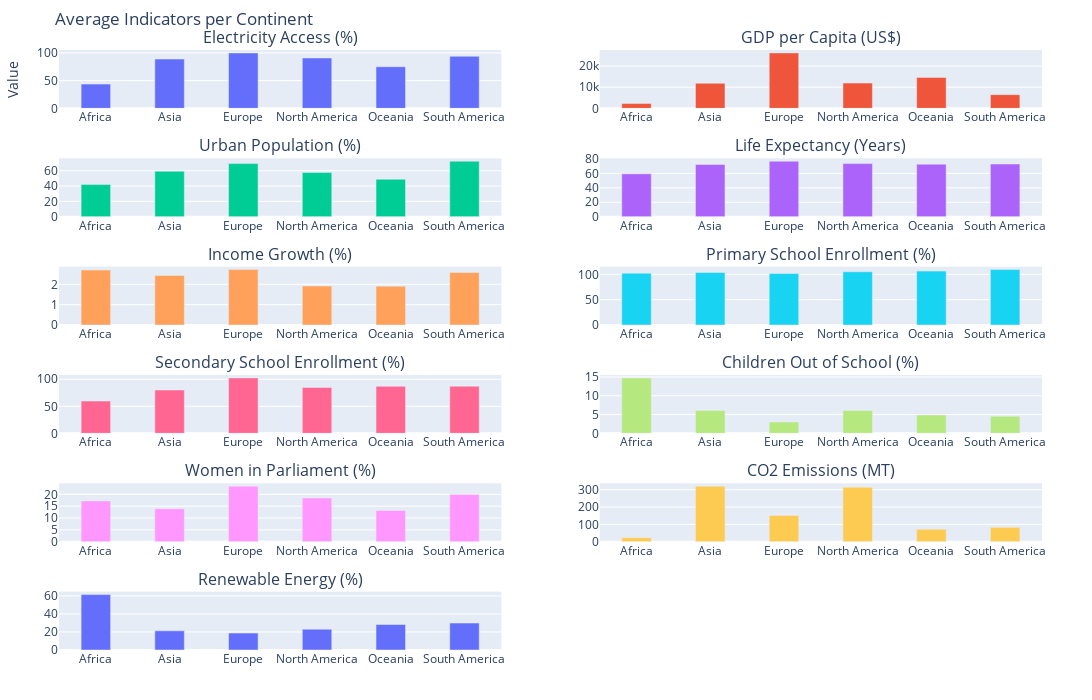

The notebook cell this image was saved under:
### Markdown cell above
#### **Observations**

**Regional Differences:** There are clear regional variations in the average values of the development indicators. Some continents consistently score higher or lower than others across multiple indicators.

**Trends:** Some indicators show increasing or decreasing trends across continents. For example, electricity access, primary school enrollment, and secondary school enrollment tend to increase from Africa to North America.

**Outliers:** There are a few outliers, where a continent's value for a particular indicator is significantly different from the general trend.

#### **Specific Observations:**

**Electricity Access:** North America and Europe have the highest average electricity access, while Africa has the lowest.

**Urban Population:** North America has the highest average urban population, followed by Europe and Asia. Africa has the lowest.

**Income Growth:** Asia and North America have the highest average income growth, while Africa has the lowest.

**Education:** Primary and secondary school enrollment are generally higher in North America, Europe, and Oceania compared to Africa and Asia.

**Children Out of School:** Africa has the highest average percentage of children out of school, while North America and Europe have the lowest.

**Women in Parliament:** Oceania has the highest average percentage of women in parliament, followed by Europe and North America. Africa has the lowest.

**Renewable Energy:** Europe has the highest average renewable energy use, followed by North America and Oceania. Africa has the lowest.

### Code cell
indicators = {
    "Electricity Access (%)": "Electricity Access (%)",
    "GDP per Capita (US$)": "GDP per Capita (US$)",
    "Urban Population (%)": "Urban Population (%)",
    "Life Expectancy (Years)": "Life Expectancy (Years)",
    "Income Growth (%)": "Income Growth (%)",
    "Primary School Enrollment (%)": "Primary School Enrollment (%)",
    "Secondary School Enrollment (%)": "Secondary School Enrollment (%)",
    "Children Out of School (%)": "Children Out of School (%)",
    "Women in Parliament (%)": "Women in Parliament (%)",
    "CO2 Emissions (MT)": "CO2 Emissions (MT)",
    "Renewable Energy (%)": "Renewable Energy (%)"
}
# Calculate number of rows needed (2 per row)
num_indicators = len(indicators)
num_rows = (num_indicators + 1) // 2  # Use ceiling division to get rows

# Create subplots with 2 columns
fig = make_subplots(rows=num_rows, cols=2, subplot_titles=list(indicators.keys()))

# Add a trace for each indicator with expanded square bars
for i, indicator in enumerate(indicators.keys()):
    grouped_df = filtered_original_df.groupby("Continent")[indicator].mean().reset_index()
    
    # Add bar plot for each indicator
    fig.add_trace(go.Bar(
        x=grouped_df["Continent"],
        y=grouped_df[indicator],
        name=indicator,
        width=0.4  # Increase the width of the bars
    ), row=(i // 2) + 1, col=(i % 2) + 1)

# Update layout for the chart
fig.update_layout(
    title="Average Indicators per Continent",
    yaxis_title="Value",
    showlegend=False,  # Hide legend since it's clear from titles
    height=700,  # Increase height for better spacing
    width=1200,  # Increase width for better spacing
    margin=dict(l=50, r=50, t=50, b=50),  # Adjust margins for more space
)

# Adjust spacing between subplots
fig.update_layout(yaxis=dict(title='Value', automargin=True))

# Show the plot
fig.show()

### Figure 1 — Plotly figure (JSON) as saved in the notebook; plotly's stock layout.template omitted (floating-point values rounded to 4 significant figures)
{"data": [{"name": "Electricity Access (%)", "type": "bar", "width": 0.4, "x": ["Africa", "Asia", "Europe", "North America", "Oceania", "South America"], "xaxis": "x", "y": [43.73, 88.9, 99.97, 90.86, 75.03, 93.87], "yaxis": "y"}, {"name": "GDP per Capita (US$)", "type": "bar", "width": 0.4, "x": ["Africa", "Asia", "Europe", "North America", "Oceania", "South America"], "xaxis": "x2", "y": [2270.0, 11850.0, 26220.0, 11940.0, 14650.0, 6472.0], "yaxis": "y2"}, {"name": "Urban Population (%)", "type": "bar", "width": 0.4, "x": ["Africa", "Asia", "Europe", "North America", "Oceania", "South America"], "xaxis": "x3", "y": [41.92, 59.38, 69.35, 57.67, 48.89, 72.4], "yaxis": "y3"}, {"name": "Life Expectancy (Years)", "type": "bar", "width": 0.4, "x": ["Africa", "Asia", "Europe", "North America", "Oceania", "South America"], "xaxis": "x4", "y": [59.42, 72.51, 76.9, 73.62, 72.9, 73.06], "yaxis": "y4"}, {"name": "Income Growth (%)", "type": "bar", "width": 0.4, "x": ["Africa", "Asia", "Europe", "North America", "Oceania", "South America"], "xaxis": "x5", "y": [2.701, 2.436, 2.724, 1.914, 1.904, 2.581], "yaxis": "y5"}, {"name": "Primary School Enrollment (%)", "type": "bar", "width": 0.4, "x": ["Africa", "Asia", "Europe", "North America", "Oceania", "South America"], "xaxis": "x6", "y": [102.3, 103.7, 101.6, 105.1, 106.4, 109.4], "yaxis": "y6"}, {"name": "Secondary School Enrollment (%)", "type": "bar", "width": 0.4, "x": ["Africa", "Asia", "Europe", "North America", "Oceania", "South America"], "xaxis": "x7", "y": [59.79, 80.17, 102.5, 84.87, 87.02, 87.2], "yaxis": "y7"}, {"name": "Children Out of School (%)", "type": "bar", "width": 0.4, "x": ["Africa", "Asia", "Europe", "North America", "Oceania", "South America"], "xaxis": "x8", "y": [14.75, 6.102, 3.001, 6.067, 4.86, 4.553], "yaxis": "y8"}, {"name": "Women in Parliament (%)", "type": "bar", "width": 0.4, "x": ["Africa", "Asia", "Europe", "North America", "Oceania", "South America"], "xaxis": "x9", "y": [17.19, 13.91, 23.42, 18.47, 13.17, 19.98], "yaxis": "y9"}, {"name": "CO2 Emissions (MT)", "type": "bar", "width": 0.4, "x": ["Africa", "Asia", "Europe", "North America", "Oceania", "South America"], "xaxis": "x10", "y": [23.28, 320.1, 151.5, 314.2, 71.71, 82.71], "yaxis": "y10"}, {"name": "Renewable Energy (%)", "type": "bar", "width": 0.4, "x": ["Africa", "Asia", "Europe", "North America", "Oceania", "South America"], "xaxis": "x11", "y": [61.45, 21.26, 18.77, 23.07, 28.27, 29.87], "yaxis": "y11"}], "layout": {"annotations": [{"font": {"size": 16}, "showarrow": false, "text": "Electricity Access (%)", "x": 0.225, "xanchor": "center", "xref": "paper", "y": 1.0, "yanchor": "bottom", "yref": "paper"}, {"font": {"size": 16}, "showarrow": false, "text": "GDP per Capita (US$)", "x": 0.775, "xanchor": "center", "xref": "paper", "y": 1.0, "yanchor": "bottom", "yref": "paper"}, {"font": {"size": 16}, "showarrow": false, "text": "Urban Population (%)", "x": 0.225, "xanchor": "center", "xref": "paper", "y": 0.8194, "yanchor": "bottom", "yref": "paper"}, {"font": {"size": 16}, "showarrow": false, "text": "Life Expectancy (Years)", "x": 0.775, "xanchor": "center", "xref": "paper", "y": 0.8194, "yanchor": "bottom", "yref": "paper"}, {"font": {"size": 16}, "showarrow": false, "text": "Income Growth (%)", "x": 0.225, "xanchor": "center", "xref": "paper", "y": 0.6389, "yanchor": "bottom", "yref": "paper"}, {"font": {"size": 16}, "showarrow": false, "text": "Primary School Enrollment (%)", "x": 0.775, "xanchor": "center", "xref": "paper", "y": 0.6389, "yanchor": "bottom", "yref": "paper"}, {"font": {"size": 16}, "showarrow": false, "text": "Secondary School Enrollment (%)", "x": 0.225, "xanchor": "center", "xref": "paper", "y": 0.4583, "yanchor": "bottom", "yref": "paper"}, {"font": {"size": 16}, "showarrow": false, "text": "Children Out of School (%)", "x": 0.775, "xanchor": "center", "xref": "paper", "y": 0.4583, "yanchor": "bottom", "yref": "paper"}, {"font": {"size": 16}, "showarrow": false, "text": "Women in Parliament (%)", "x": 0.225, "xanchor": "center", "xref": "paper", "y": 0.2778, "yanchor": "bottom", "yref": "paper"}, {"font": {"size": 16}, "showarrow": false, "text": "CO2 Emissions (MT)", "x": 0.775, "xanchor": "center", "xref": "paper", "y": 0.2778, "yanchor": "bottom", "yref": "paper"}, {"font": {"size": 16}, "showarrow": false, "text": "Renewable Energy (%)", "x": 0.225, "xanchor": "center", "xref": "paper", "y": 0.09722, "yanchor": "bottom", "yref": "paper"}], "height": 700, "margin": {"b": 50, "l": 50, "r": 50, "t": 50}, "showlegend": false, "title": {"text": "Average Indicators per Continent"}, "width": 1200, "xaxis": {"anchor": "y", "domain": [0, 0.45]}, "xaxis10": {"anchor": "y10", "domain": [0.55, 1]}, "xaxis11": {"anchor": "y11", "domain": [0, 0.45]}, "xaxis12": {"anchor": "y12", "domain": [0.55, 1]}, "xaxis2": {"anchor": "y2", "domain": [0.55, 1]}, "xaxis3": {"anchor": "y3", "domain": [0, 0.45]}, "xaxis4": {"anchor": "y4", "domain": [0.55, 1]}, "xaxis5": {"anchor": "y5", "domain": [0, 0.45]}, "xaxis6": {"anchor": "y6", "domain": [0.55, 1]}, "xaxis7": {"anchor": "y7", "domain": [0, 0.45]}, "xaxis8": {"anchor": "y8", "domain": [0.55, 1]}, "xaxis9": {"anchor": "y9", "domain": [0, 0.45]}, "yaxis": {"anchor": "x", "automargin": true, "domain": [0.9028, 1.0], "title": {"text": "Value"}}, "yaxis10": {"anchor": "x10", "domain": [0.1806, 0.2778]}, "yaxis11": {"anchor": "x11", "domain": [0, 0.09722]}, "yaxis12": {"anchor": "x12", "domain": [0, 0.09722]}, "yaxis2": {"anchor": "x2", "domain": [0.9028, 1.0]}, "yaxis3": {"anchor": "x3", "domain": [0.7222, 0.8194]}, "yaxis4": {"anchor": "x4", "domain": [0.7222, 0.8194]}, "yaxis5": {"anchor": "x5", "domain": [0.5417, 0.6389]}, "yaxis6": {"anchor": "x6", "domain": [0.5417, 0.6389]}, "yaxis7": {"anchor": "x7", "domain": [0.3611, 0.4583]}, "yaxis8": {"anchor": "x8", "domain": [0.3611, 0.4583]}, "yaxis9": {"anchor": "x9", "domain": [0.1806, 0.2778]}}}
